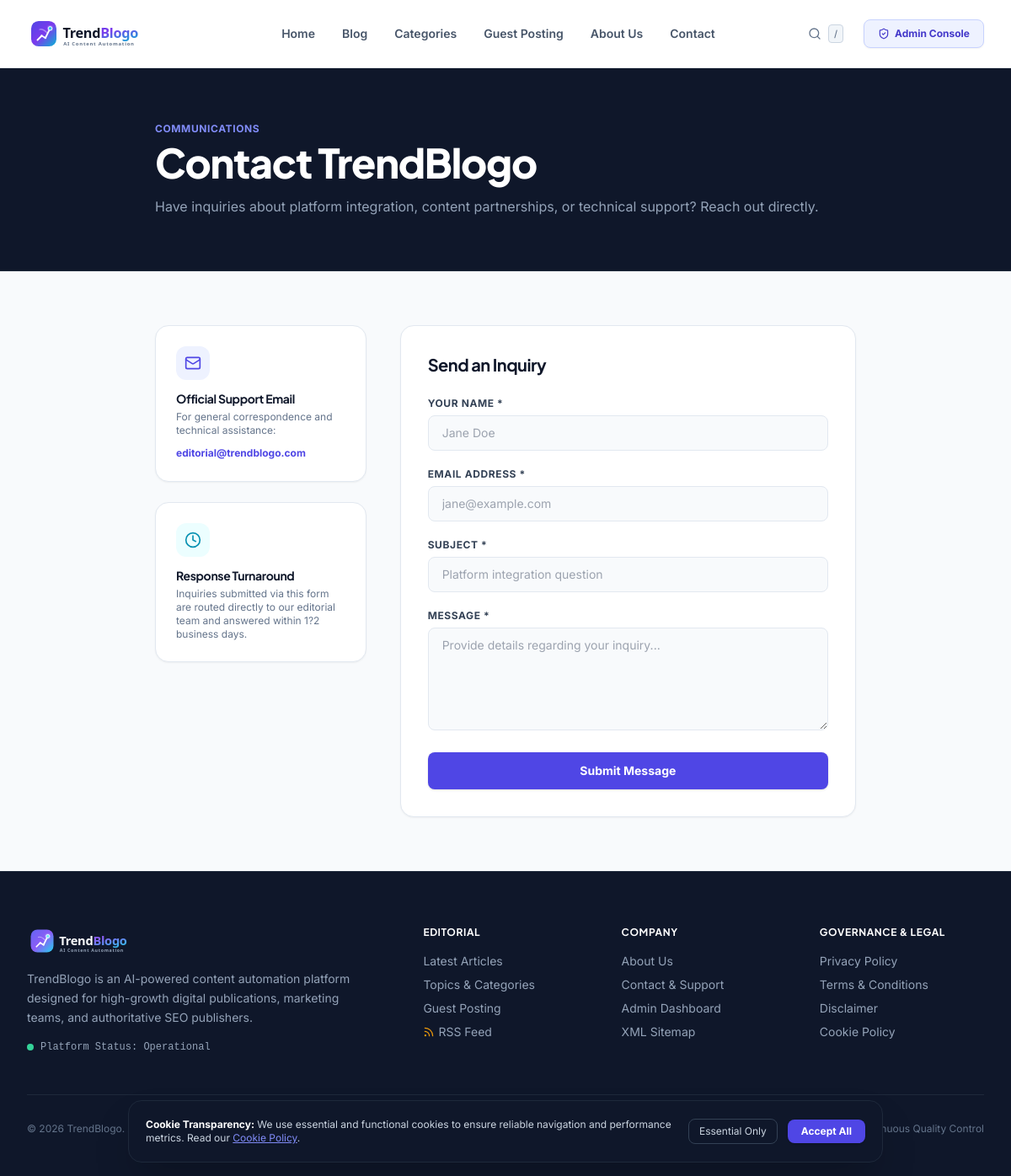
/contact, run on an earlier commit of the app's database.
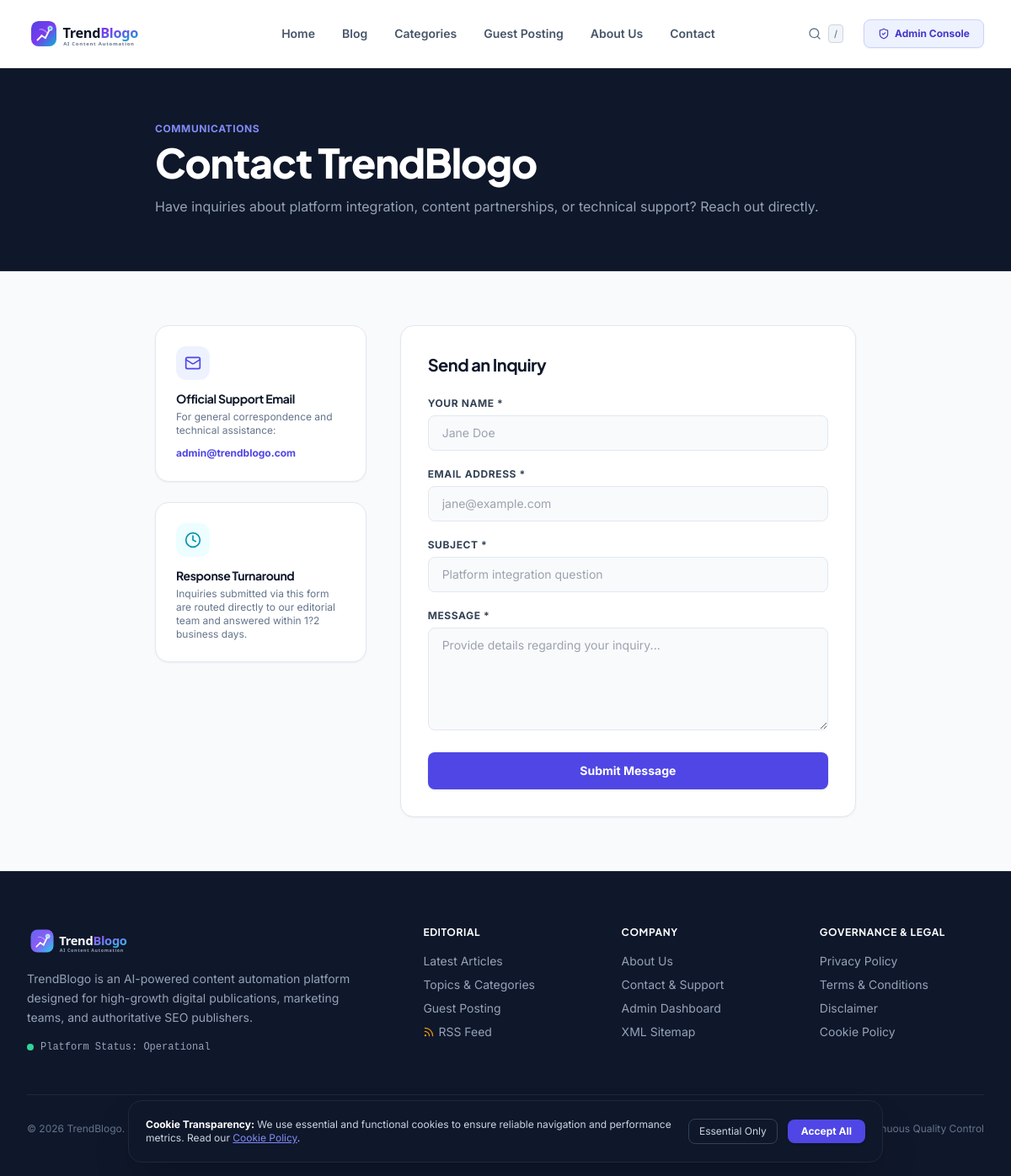
And on a later commit of the database.
### app/models/settings.py (models this page shows)
class SiteSetting(Base):
    __tablename__ = "site_settings"
    id = Column(Integer, primary_key=True, index=True)
    key = Column(String(100), unique=True, index=True, nullable=False)
    value = Column(Text, nullable=True)
    is_secret = Column(Boolean, default=False)
    description = Column(String(255), nullable=True)
    category = Column(String(50), default="general")  # general, seo, api, appearance, legal
    updated_at = Column(DateTime, default=datetime.utcnow, onupdate=datetime.utcnow)

### app/routes/public.py (the view)
@router.get("/contact", response_class=HTMLResponse)
def contact(request: Request, db: Session = Depends(get_db)):
    ctx = get_common_context(db, request)
    contact_email = db.query(SiteSetting).filter(SiteSetting.key == "contact_email").first()
    ctx.update({
        "title": "Contact Us ? TrendBlogo Support & Inquiries",
        "meta_desc": "Get in touch with the TrendBlogo editorial and support team for inquiries, feedback, or enterprise collaboration.",
        "contact_email_val": contact_email.value if contact_email else "support@trendblogo.com"
    })
    return templates.TemplateResponse(request=request, name="contact.html", context=ctx)

### app/templates/contact.html (shortened to what this page needs)
{% extends "base.html" %}
{% block content %}
<div class="bg-slate-900 py-16 text-white border-b border-slate-800">
  <div class="max-w-4xl mx-auto px-4 sm:px-6 lg:px-8">
    <div class="text-xs font-bold text-indigo-400 uppercase tracking-wider mb-2">Communications</div>
    <h1 class="text-4xl sm:text-5xl font-extrabold tracking-tight mb-4">Contact TrendBlogo</h1>
    <p class="text-slate-400 text-base">Have inquiries about platform integration, content partnerships, or technical support? Reach out directly.</p>
  </div>
</div>
<div class="max-w-4xl mx-auto px-4 sm:px-6 lg:px-8 py-16">
  <div class="grid grid-cols-1 md:grid-cols-3 gap-10">
    <div class="space-y-6 text-sm text-slate-600">
      <div class="p-6 bg-white rounded-2xl border border-slate-200 shadow-sm">
        <div class="w-10 h-10 rounded-xl bg-indigo-50 text-indigo-600 flex items-center justify-center font-bold mb-3">
          <i data-lucide="mail" class="w-5 h-5"></i>
        </div>
        <h4 class="font-bold text-slate-900 mb-1">Official Support Email</h4>
        <p class="text-xs text-slate-500 mb-2">For general correspondence and technical assistance:</p>
        <a href="mailto:{{ contact_email_val }}" class="text-xs font-bold text-indigo-600 hover:underline">{{ contact_email_val }}</a>
      </div>
      <div class="p-6 bg-white rounded-2xl border border-slate-200 shadow-sm">
        <div class="w-10 h-10 rounded-xl bg-cyan-50 text-cyan-600 flex items-center justify-center font-bold mb-3">
          <i data-lucide="clock" class="w-5 h-5"></i>
        </div>
        <h4 class="font-bold text-slate-900 mb-1">Response Turnaround</h4>
        <p class="text-xs text-slate-500">Inquiries submitted via this form are routed directly to our editorial team and answered within 1?2 business days.</p>
      </div>
    </div>
    <div class="md:col-span-2 bg-white rounded-2xl border border-slate-200 p-8 shadow-sm">
      <h3 class="text-xl font-bold text-slate-900 mb-6">Send an Inquiry</h3>
      <form action="/contact" method="POST" class="space-y-5">
        <div>
          <label class="block text-xs font-bold text-slate-700 uppercase tracking-wider mb-1.5">Your Name *</label>
          <input type="text" name="name" required placeholder="Jane Doe" class="w-full px-4 py-2.5 bg-slate-50 border border-slate-200 rounded-lg text-sm text-slate-800 outline-none focus:border-indigo-500 focus:bg-white transition">
        </div>
        <div>
          <label class="block text-xs font-bold text-slate-700 uppercase tracking-wider mb-1.5">Email Address *</label>
          <input type="email" name="email" required placeholder="jane@example.com" class="w-full px-4 py-2.5 bg-slate-50 border border-slate-200 rounded-lg text-sm text-slate-800 outline-none focus:border-indigo-500 focus:bg-white transition">
        </div>
        <div>
          <label class="block text-xs font-bold text-slate-700 uppercase tracking-wider mb-1.5">Subject *</label>
          <input type="text" name="subject" required placeholder="Platform integration question" class="w-full px-4 py-2.5 bg-slate-50 border border-slate-200 rounded-lg text-sm text-slate-800 outline-none focus:border-indigo-500 focus:bg-white transition">
        </div>
        <div>
          <label class="block text-xs font-bold text-slate-700 uppercase tracking-wider mb-1.5">Message *</label>
          <textarea name="message" rows="5" required placeholder="Provide details regarding your inquiry..." class="w-full px-4 py-2.5 bg-slate-50 border border-slate-200 rounded-lg text-sm text-slate-800 outline-none focus:border-indigo-500 focus:bg-white transition"></textarea>
        </div>
        <button type="submit" class="w-full py-3 bg-indigo-600 hover:bg-indigo-700 text-white font-bold text-sm rounded-lg shadow transition">
          Submit Message
        </button>
      </form>
    </div>
  </div>
</div>
{% endblock %}

What changed in the data, as far as the page shows it:
changed SiteSetting: value "editorial@trendblogo.com" → "admin@trendblogo.com"
